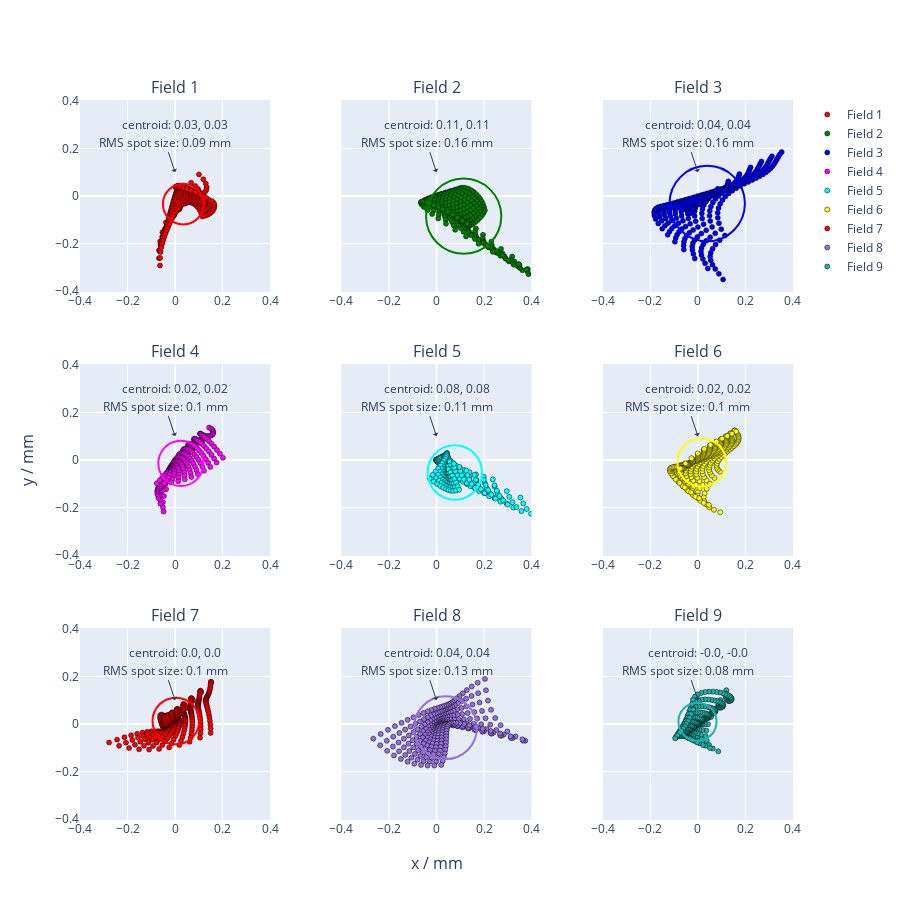

The cell this chart's notebook holds for it:
### Markdown cell above
And because it is "plotly" the diagram is fully interactive:

### Code cell
fig

### Figure 1 — Plotly figure (JSON) as saved in the notebook; plotly's stock layout.template omitted (floating-point values rounded to 4 significant figures; data arrays with more than 128 entries replaced by an {"elided": "..."} marker saying what was removed)
{"data": [{"marker": {"color": "rgb(1.0, 0.0, 0.0)", "line": {"color": "Black", "width": 0.5}, "size": 5}, "mode": "markers", "name": "Field 1", "type": "scatter", "x": {"elided": "319 float values"}, "xaxis": "x", "y": {"elided": "319 float values"}, "yaxis": "y"}, {"marker": {"color": "rgb(0.0, 0.5019607843137255, 0.0)", "line": {"color": "Black", "width": 0.5}, "size": 5}, "mode": "markers", "name": "Field 2", "type": "scatter", "x": {"elided": "319 float values"}, "xaxis": "x2", "y": {"elided": "319 float values"}, "yaxis": "y2"}, {"marker": {"color": "rgb(0.0, 0.0, 1.0)", "line": {"color": "Black", "width": 0.5}, "size": 5}, "mode": "markers", "name": "Field 3", "type": "scatter", "x": {"elided": "319 float values"}, "xaxis": "x3", "y": {"elided": "319 float values"}, "yaxis": "y3"}, {"marker": {"color": "rgb(1.0, 0.0, 1.0)", "line": {"color": "Black", "width": 0.5}, "size": 5}, "mode": "markers", "name": "Field 4", "type": "scatter", "x": {"elided": "319 float values"}, "xaxis": "x4", "y": {"elided": "319 float values"}, "yaxis": "y4"}, {"marker": {"color": "rgb(0.0, 1.0, 1.0)", "line": {"color": "Black", "width": 0.5}, "size": 5}, "mode": "markers", "name": "Field 5", "type": "scatter", "x": {"elided": "319 float values"}, "xaxis": "x5", "y": {"elided": "319 float values"}, "yaxis": "y5"}, {"marker": {"color": "rgb(1.0, 1.0, 0.0)", "line": {"color": "Black", "width": 0.5}, "size": 5}, "mode": "markers", "name": "Field 6", "type": "scatter", "x": {"elided": "319 float values"}, "xaxis": "x6", "y": {"elided": "319 float values"}, "yaxis": "y6"}, {"marker": {"color": "rgb(1.0, 0.6470588235294118, 0.0)", "line": {"color": "Black", "width": 0.5}, "size": 5}, "mode": "markers", "name": "Field 7", "type": "scatter", "x": {"elided": "319 float values"}, "xaxis": "x7", "y": {"elided": "319 float values"}, "yaxis": "y7"}, {"marker": {"color": "rgb(0.5764705882352941, 0.4392156862745098, 0.8588235294117647)", "line": {"color": "Black", "width": 0.5}, "size": 5}, "mode": "markers", "name": "Field 8", "type": "scatter", "x": {"elided": "319 float values"}, "xaxis": "x8", "y": {"elided": "319 float values"}, "yaxis": "y8"}, {"marker": {"color": "rgb(0.12549019607843137, 0.6980392156862745, 0.6666666666666666)", "line": {"color": "Black", "width": 0.5}, "size": 5}, "mode": "markers", "name": "Field 9", "type": "scatter", "x": {"elided": "319 float values"}, "xaxis": "x9", "y": {"elided": "319 float values"}, "yaxis": "y9"}], "layout": {"annotations": [{"font": {"size": 16}, "showarrow": false, "text": "Field 1", "x": 0.1333, "xanchor": "center", "xref": "paper", "y": 1, "yanchor": "bottom", "yref": "paper"}, {"font": {"size": 16}, "showarrow": false, "text": "Field 2", "x": 0.5, "xanchor": "center", "xref": "paper", "y": 1, "yanchor": "bottom", "yref": "paper"}, {"font": {"size": 16}, "showarrow": false, "text": "Field 3", "x": 0.8667, "xanchor": "center", "xref": "paper", "y": 1, "yanchor": "bottom", "yref": "paper"}, {"font": {"size": 16}, "showarrow": false, "text": "Field 4", "x": 0.1333, "xanchor": "center", "xref": "paper", "y": 0.6333, "yanchor": "bottom", "yref": "paper"}, {"font": {"size": 16}, "showarrow": false, "text": "Field 5", "x": 0.5, "xanchor": "center", "xref": "paper", "y": 0.6333, "yanchor": "bottom", "yref": "paper"}, {"font": {"size": 16}, "showarrow": false, "text": "Field 6", "x": 0.8667, "xanchor": "center", "xref": "paper", "y": 0.6333, "yanchor": "bottom", "yref": "paper"}, {"font": {"size": 16}, "showarrow": false, "text": "Field 7", "x": 0.1333, "xanchor": "center", "xref": "paper", "y": 0.2667, "yanchor": "bottom", "yref": "paper"}, {"font": {"size": 16}, "showarrow": false, "text": "Field 8", "x": 0.5, "xanchor": "center", "xref": "paper", "y": 0.2667, "yanchor": "bottom", "yref": "paper"}, {"font": {"size": 16}, "showarrow": false, "text": "Field 9", "x": 0.8667, "xanchor": "center", "xref": "paper", "y": 0.2667, "yanchor": "bottom", "yref": "paper"}, {"font": {"size": 16}, "showarrow": false, "text": "x / mm", "x": 0.5, "xanchor": "center", "xref": "paper", "y": 0, "yanchor": "top", "yref": "paper", "yshift": -30}, {"font": {"size": 16}, "showarrow": false, "text": "y / mm", "textangle": -90, "x": 0, "xanchor": "right", "xref": "paper", "xshift": -40, "y": 0.5, "yanchor": "middle", "yref": "paper"}, {"arrowhead": 0, "showarrow": false, "text": "centroid: 0.03, 0.03", "x": 0, "xref": "x", "y": 0.3, "yref": "y"}, {"arrowhead": 1, "showarrow": true, "text": "RMS spot size: 0.09 mm", "x": 0, "xref": "x", "y": 0.1, "yref": "y"}, {"arrowhead": 0, "showarrow": false, "text": "centroid: 0.11, 0.11", "x": 0, "xref": "x2", "y": 0.3, "yref": "y2"}, {"arrowhead": 1, "showarrow": true, "text": "RMS spot size: 0.16 mm", "x": 0, "xref": "x2", "y": 0.1, "yref": "y2"}, {"arrowhead": 0, "showarrow": false, "text": "centroid: 0.04, 0.04", "x": 0, "xref": "x3", "y": 0.3, "yref": "y3"}, {"arrowhead": 1, "showarrow": true, "text": "RMS spot size: 0.16 mm", "x": 0, "xref": "x3", "y": 0.1, "yref": "y3"}, {"arrowhead": 0, "showarrow": false, "text": "centroid: 0.02, 0.02", "x": 0, "xref": "x4", "y": 0.3, "yref": "y4"}, {"arrowhead": 1, "showarrow": true, "text": "RMS spot size: 0.1 mm", "x": 0, "xref": "x4", "y": 0.1, "yref": "y4"}, {"arrowhead": 0, "showarrow": false, "text": "centroid: 0.08, 0.08", "x": 0, "xref": "x5", "y": 0.3, "yref": "y5"}, {"arrowhead": 1, "showarrow": true, "text": "RMS spot size: 0.11 mm", "x": 0, "xref": "x5", "y": 0.1, "yref": "y5"}, {"arrowhead": 0, "showarrow": false, "text": "centroid: 0.02, 0.02", "x": 0, "xref": "x6", "y": 0.3, "yref": "y6"}, {"arrowhead": 1, "showarrow": true, "text": "RMS spot size: 0.1 mm", "x": 0, "xref": "x6", "y": 0.1, "yref": "y6"}, {"arrowhead": 0, "showarrow": false, "text": "centroid: 0.0, 0.0", "x": 0, "xref": "x7", "y": 0.3, "yref": "y7"}, {"arrowhead": 1, "showarrow": true, "text": "RMS spot size: 0.1 mm", "x": 0, "xref": "x7", "y": 0.1, "yref": "y7"}, {"arrowhead": 0, "showarrow": false, "text": "centroid: 0.04, 0.04", "x": 0, "xref": "x8", "y": 0.3, "yref": "y8"}, {"arrowhead": 1, "showarrow": true, "text": "RMS spot size: 0.13 mm", "x": 0, "xref": "x8", "y": 0.1, "yref": "y8"}, {"arrowhead": 0, "showarrow": false, "text": "centroid: -0.0, -0.0", "x": 0, "xref": "x9", "y": 0.3, "yref": "y9"}, {"arrowhead": 1, "showarrow": true, "text": "RMS spot size: 0.08 mm", "x": 0, "xref": "x9", "y": 0.1, "yref": "y9"}], "height": 900, "shapes": [{"line": {"color": "rgb(1.0, 0.0, 0.0)"}, "type": "circle", "x0": -0.05119, "x1": 0.1201, "xref": "x", "y0": -0.1196, "y1": 0.05172, "yref": "y"}, {"line": {"color": "rgb(0.0, 0.5019607843137255, 0.0)"}, "type": "circle", "x0": -0.04386, "x1": 0.2726, "xref": "x2", "y0": -0.2433, "y1": 0.0732, "yref": "y2"}, {"line": {"color": "rgb(0.0, 0.0, 1.0)"}, "type": "circle", "x0": -0.1194, "x1": 0.1977, "xref": "x3", "y0": -0.1904, "y1": 0.1268, "yref": "y3"}, {"line": {"color": "rgb(1.0, 0.0, 1.0)"}, "type": "circle", "x0": -0.07053, "x1": 0.1196, "xref": "x4", "y0": -0.1093, "y1": 0.08089, "yref": "y4"}, {"line": {"color": "rgb(0.0, 1.0, 1.0)"}, "type": "circle", "x0": -0.03741, "x1": 0.1916, "xref": "x5", "y0": -0.167, "y1": 0.06193, "yref": "y5"}, {"line": {"color": "rgb(1.0, 1.0, 0.0)"}, "type": "circle", "x0": -0.08629, "x1": 0.118, "xref": "x6", "y0": -0.1123, "y1": 0.09202, "yref": "y6"}, {"line": {"color": "rgb(1.0, 0.6470588235294118, 0.0)"}, "type": "circle", "x0": -0.09486, "x1": 0.1015, "xref": "x7", "y0": -0.08563, "y1": 0.1107, "yref": "y7"}, {"line": {"color": "rgb(0.5764705882352941, 0.4392156862745098, 0.8588235294117647)"}, "type": "circle", "x0": -0.09422, "x1": 0.1701, "xref": "x8", "y0": -0.1478, "y1": 0.1165, "yref": "y8"}, {"line": {"color": "rgb(0.12549019607843137, 0.6980392156862745, 0.6666666666666666)"}, "type": "circle", "x0": -0.08208, "x1": 0.07844, "xref": "x9", "y0": -0.07086, "y1": 0.08966, "yref": "y9"}], "title": {"font": {"color": "rgb(0.12549019607843137, 0.6980392156862745, 0.6666666666666666)"}}, "width": 900, "xaxis": {"anchor": "y", "domain": [0, 0.2667], "dtick": 0.2, "range": [-0.4, 0.4]}, "xaxis2": {"anchor": "y2", "domain": [0.3667, 0.6333], "dtick": 0.2, "range": [-0.4, 0.4]}, "xaxis3": {"anchor": "y3", "domain": [0.7333, 1], "dtick": 0.2, "range": [-0.4, 0.4]}, "xaxis4": {"anchor": "y4", "domain": [0, 0.2667], "dtick": 0.2, "range": [-0.4, 0.4]}, "xaxis5": {"anchor": "y5", "domain": [0.3667, 0.6333], "dtick": 0.2, "range": [-0.4, 0.4]}, "xaxis6": {"anchor": "y6", "domain": [0.7333, 1], "dtick": 0.2, "range": [-0.4, 0.4]}, "xaxis7": {"anchor": "y7", "domain": [0, 0.2667], "dtick": 0.2, "range": [-0.4, 0.4]}, "xaxis8": {"anchor": "y8", "domain": [0.3667, 0.6333], "dtick": 0.2, "range": [-0.4, 0.4]}, "xaxis9": {"anchor": "y9", "domain": [0.7333, 1], "dtick": 0.2, "range": [-0.4, 0.4]}, "yaxis": {"anchor": "x", "domain": [0.7333, 1], "dtick": 0.2, "matches": "y7", "range": [-0.4, 0.4], "scaleanchor": "x", "scaleratio": 1}, "yaxis2": {"anchor": "x2", "domain": [0.7333, 1], "dtick": 0.2, "matches": "y7", "range": [-0.4, 0.4], "scaleanchor": "x", "scaleratio": 1, "showticklabels": false}, "yaxis3": {"anchor": "x3", "domain": [0.7333, 1], "dtick": 0.2, "matches": "y7", "range": [-0.4, 0.4], "scaleanchor": "x", "scaleratio": 1, "showticklabels": false}, "yaxis4": {"anchor": "x4", "domain": [0.3667, 0.6333], "dtick": 0.2, "matches": "y7", "range": [-0.4, 0.4], "scaleanchor": "x", "scaleratio": 1}, "yaxis5": {"anchor": "x5", "domain": [0.3667, 0.6333], "dtick": 0.2, "matches": "y7", "range": [-0.4, 0.4], "scaleanchor": "x", "scaleratio": 1, "showticklabels": false}, "yaxis6": {"anchor": "x6", "domain": [0.3667, 0.6333], "dtick": 0.2, "matches": "y7", "range": [-0.4, 0.4], "scaleanchor": "x", "scaleratio": 1, "showticklabels": false}, "yaxis7": {"anchor": "x7", "domain": [0, 0.2667], "dtick": 0.2, "range": [-0.4, 0.4], "scaleanchor": "x", "scaleratio": 1}, "yaxis8": {"anchor": "x8", "domain": [0, 0.2667], "dtick": 0.2, "matches": "y7", "range": [-0.4, 0.4], "scaleanchor": "x", "scaleratio": 1, "showticklabels": false}, "yaxis9": {"anchor": "x9", "domain": [0, 0.2667], "dtick": 0.2, "matches": "y7", "range": [-0.4, 0.4], "scaleanchor": "x", "scaleratio": 1, "showticklabels": false}}}
